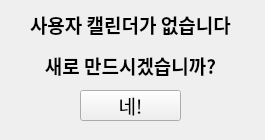
<?xml version="1.0" encoding="UTF-8"?>
<ui version="4.0">
 <class>NewUserCal</class>
 <widget class="QWidget" name="NewUserCal">
  <property name="geometry">
   <rect>
    <x>0</x>
    <y>0</y>
    <width>265</width>
    <height>140</height>
   </rect>
  </property>
  <property name="windowTitle">
   <string>Form</string>
  </property>
  <widget class="QLabel" name="label">
   <property name="geometry">
    <rect>
     <x>30</x>
     <y>10</y>
     <width>201</width>
     <height>71</height>
    </rect>
   </property>
   <property name="font">
    <font>
     <family>나눔바른고딕</family>
     <pointsize>14</pointsize>
     <bold>false</bold>
    </font>
   </property>
   <property name="text">
    <string>&lt;html&gt;&lt;head/&gt;&lt;body&gt;&lt;p align=&quot;center&quot;&gt;&lt;span style=&quot; font-weight:700;&quot;&gt;사용자 캘린더가 없습니다.&lt;/span&gt;&lt;/p&gt;&lt;p align=&quot;center&quot;&gt;&lt;span style=&quot; font-weight:700;&quot;&gt;새로 만드시겠습니까?&lt;/span&gt;&lt;/p&gt;&lt;/body&gt;&lt;/html&gt;</string>
   </property>
  </widget>
  <widget class="QPushButton" name="Yes_Bt">
   <property name="geometry">
    <rect>
     <x>80</x>
     <y>90</y>
     <width>101</width>
     <height>31</height>
    </rect>
   </property>
   <property name="font">
    <font>
     <family>나눔바른고딕</family>
     <pointsize>14</pointsize>
     <bold>false</bold>
    </font>
   </property>
   <property name="text">
    <string>네!</string>
   </property>
  </widget>
 </widget>
 <resources/>
 <connections/>
</ui>
